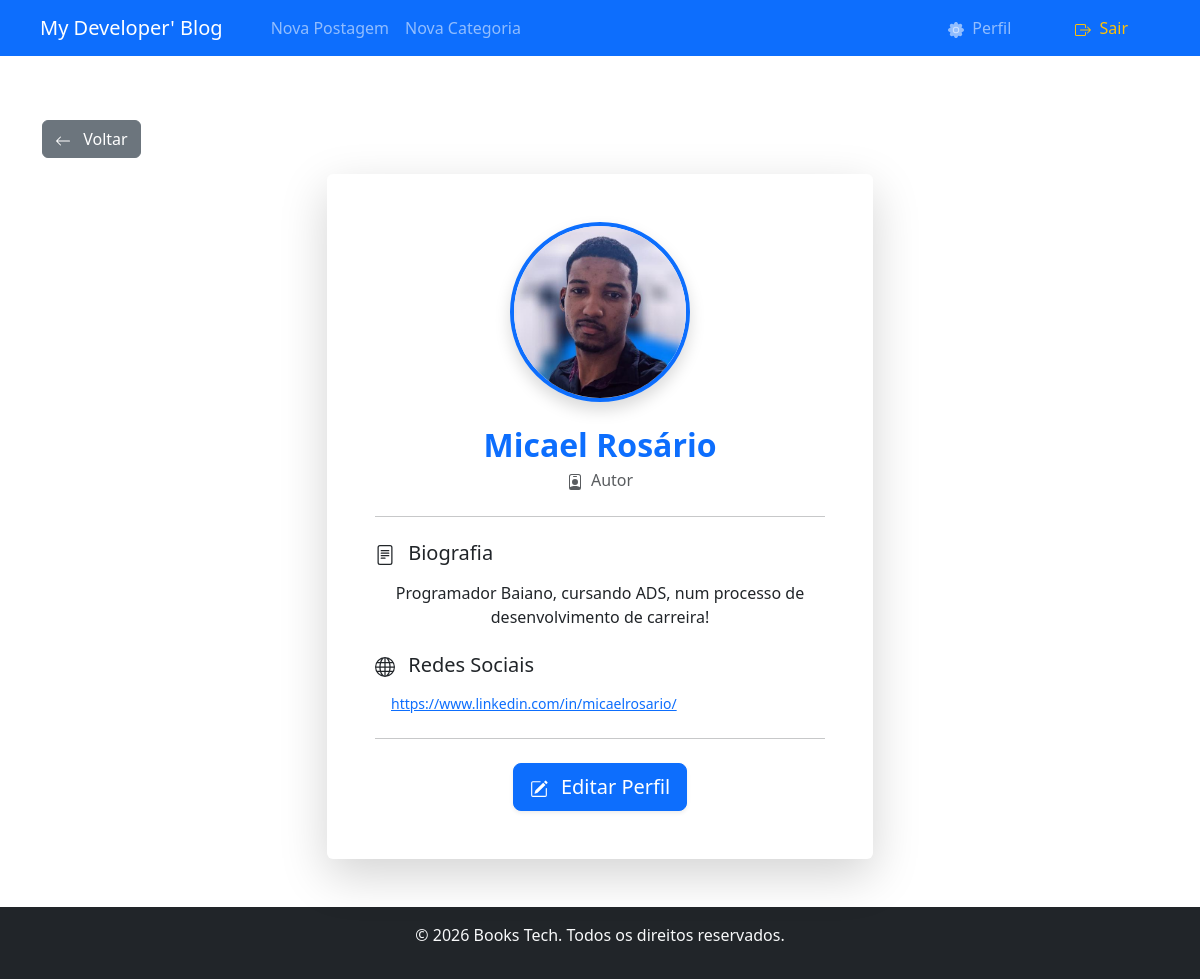
Before: /meu_perfil/ (signed in) with the older database file.
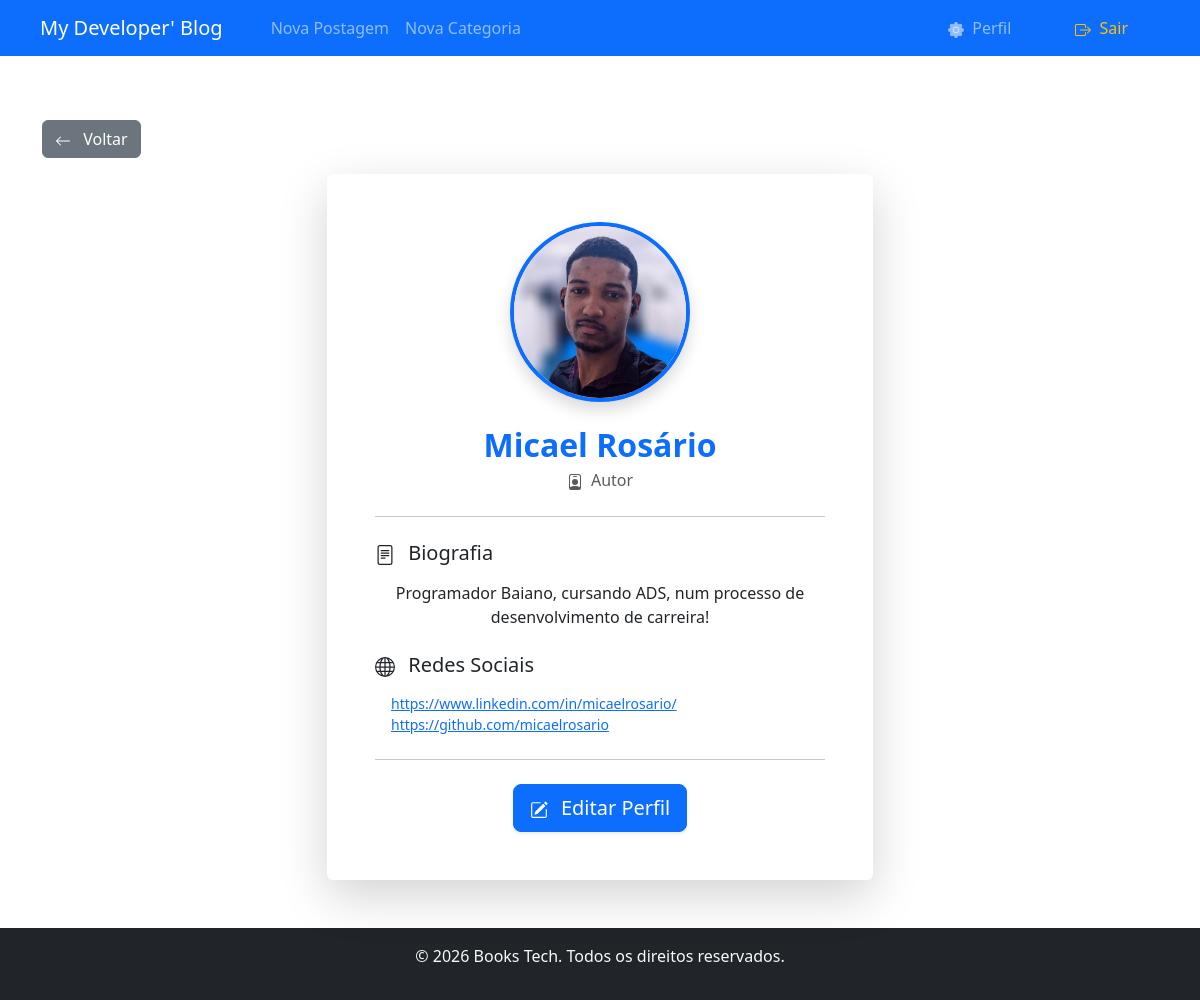
After: the same page with the newer database file.
### books_tech/models.py (models this page shows)
class PerfilAutor(models.Model):
    usuario = models.OneToOneField(User, on_delete=models.CASCADE)
    bio = models.TextField()
    foto = models.ImageField(upload_to="autores/")
    redes_sociais = models.TextField(
        blank=True,
        null=True,
        help_text='Cole uma URL por linha (ex: Instagram, LinkedIn, GitHub).',
    )

### books_tech/views.py (the view)
# urls.py: path("meu_perfil/", PerfilAutorProfile.as_view(), name="author_detail"),
class PerfilAutorProfile(LoginRequiredMixin, DetailView):
    model = PerfilAutor
    template_name = 'author_profile.html'
    context_object_name = 'perfil_autor'
    login_url = '/login/'
    def get_object(self, queryset=None):
        try:
            return PerfilAutor.objects.get(usuario=self.request.user)
        except PerfilAutor.DoesNotExist:
            messages.info(self.request, 'Você ainda não tem um perfil de autor. Complete seu perfil para aparecer aqui.')
            return None
    def get(self, request, *args, **kwargs):
        self.object = self.get_object()
        if self.object is None:
            return redirect('edit_profile')
        context = self.get_context_data(object=self.object)
        return self.render_to_response(context)

### books_tech/templates/author_profile.html (shortened to what this page needs)
{% extends 'base.html' %}
{% load static %}
{% block content %}
<div class="container my-5">
    <a href="{% url 'books_tech:home_view' %}" class="btn btn-secondary mb-3">
        <svg xmlns="http://www.w3.org/2000/svg" width="16" height="16" fill="currentColor" class="bi bi-arrow-left me-2" viewBox="0 0 16 16">
            <path fill-rule="evenodd" d="M15 8a.5.5 0 0 0-.5-.5H2.707l3.147-3.146a.5.5 0 1 0-.708-.708l-4 4a.5.5 0 0 0 0 .708l4 4a.5.5 0 0 0 .708-.708L2.707 8.5H14.5A.5.5 0 0 0 15 8z"/>
        </svg>
        Voltar
    </a>
    <div class="row justify-content-center">
        <div class="col-md-8 col-lg-6">
            <div class="card shadow-lg border-0">
                <div class="card-body p-5 text-center">
                    <div class="mb-4">
                        {% if perfil_autor.foto %}
                            <img src="{{ perfil_autor.foto.url }}"
                                 class="rounded-circle shadow"
                                 style="width: 180px; height: 180px; object-fit: cover; border: 4px solid #0d6efd;">
                        {% else %}
                            <img src="{% static 'img/icon_image.png' %}"
                                 class="rounded-circle shadow"
                                 style="width: 180px; height: 180px; object-fit: cover; border: 4px solid #dee2e6;">
                        {% endif %}
                    </div>
                    {% if perfil_autor.usuario.first_name %}
                        <h2 class="fw-bold text-primary mb-1">
                            {{ perfil_autor.usuario.first_name }} {{ perfil_autor.usuario.last_name }}
                        </h2>
                        <p class="text-muted mb-4">
                            Autor
                        </p>
                    {% else %}
                        <h2 class="fw-bold text-primary mb-4">Autor</h2>
                    {% endif %}
                    <hr class="my-4">
                    <div class="mb-4">
                        <h5 class="text-start mb-3">
                            Biografia
                        </h5>
                        <p class="text-start px-3" style="text-align: justify;">
                            {% if perfil_autor.bio %}
                                {{ perfil_autor.bio|linebreaks }}
                            {% else %}
                                <em class="text-muted">Este autor ainda não escreveu uma biografia.</em>
                            {% endif %}
                        </p>
                    </div>
                    {% if perfil_autor.redes_sociais %}
                    <div class="mb-4">
                        <h5 class="text-start mb-3">
                            Redes Sociais
                        </h5>
                        <div class="text-start px-3">
                            <div class="small text-break">
                                {{ perfil_autor.redes_sociais|urlize|linebreaksbr }}
                            </div>
                        </div>
                    </div>
                    {% endif %}
                    <hr class="my-4">
                    <a href="{% url 'edit_profile' %}"
                       class="btn btn-primary btn-lg shadow-sm">
                        Editar Perfil
                    </a>
                </div>
            </div>
        </div>
    </div>
</div>
{% endblock %}

### books_tech/templates/base.html (shortened to what this page needs)
<!DOCTYPE html>
<html lang="pt-br">
<head>
    <link href="https://cdn.jsdelivr.net/npm/bootstrap@5.3.8/dist/css/bootstrap.min.css" rel="stylesheet">
</head>
<body class="d-flex flex-column min-vh-100">
    <nav class="navbar navbar-expand-lg navbar-dark bg-primary px-3 fixed-top mb-5" style="background-color: #e3f2fd;">
        <a class="navbar-brand ms-4" href="{% url 'books_tech:home_view' %}">My Developer' Blog</a>
        <div class="collapse navbar-collapse d-flex justify-content-between" id="navbarSupportedContent">
            {% if user.is_authenticated %}
            <ul class="navbar-nav mx-4">
                <li class="nav-item active">
                    <a class="nav-link" href="{% url 'books_tech:add_post' %}">Nova Postagem</a>
                </li>
                <li class="nav-item">
                    <a class="nav-link" href="{% url 'books_tech:add_categoria' %}">Nova Categoria</a>
                </li>
            </ul>
            {% else %}
            <ul class="navbar-nav mx-4">
            </ul>
            {% endif %}
            <ul class="navbar-nav mx-5">
                {% if user.is_authenticated %}
                <li class="nav-item">
                    <a class="nav-link me-5" href="{% url 'books_tech:author_detail' %}">
                        Perfil
                    </a>
                </li>
                <li class="nav-item">
                    <a class="nav-link text-warning" href="{% url 'books_tech:logout' %}">
                        Sair
                    </a>
                </li>
                {% endif %}
            </ul>
        </div>
    </nav>
    <main class="flex-grow-1" style="padding-top: 72px;">
        {% block content %}
        {% endblock %}
    </main>
    <footer class="bg-dark text-light py-3 mt-auto">
        <div class="container text-center">
            <p>&copy; 2026 Books Tech. Todos os direitos reservados.</p>
        </div>
    </footer>
</body>
</html>

Changed rows visible on the page:
changed PerfilAutor "Programador Baiano, cursando ADS, num processo de desenvolvimento de carreira!": redes_sociais "https://www.linkedin.com/in/micaelrosario/" → "https://www.linkedin.com/in/micaelrosario/ https://github.com/micaelrosario"
